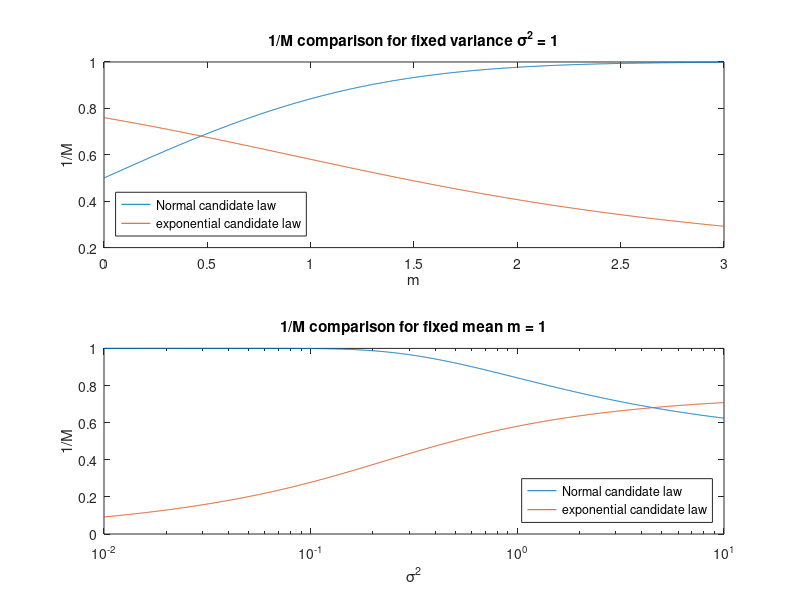

Write MATLAB code to recreate this figure. (Note: this script raises an error after producing the figure.)
%% Study of the acceptance ratio of AR methods
% figures for the report
% /!\ code takes a while to run

%% Plotting of 1/M

figure

% fixed variance
sigma2 = 1;
m = linspace(0,3,1000);
for i=1:1000
    mMnormal(i) = 2/(1+erf(m(i)/sqrt(2*sigma2)));
    lambda =  (sqrt(m(i)^2+4*sigma2)-m(i))/(2*sigma2);
    K = sqrt(pi*sigma2/2)*(1+erf(m(i)/sqrt(2*sigma2)));
    mMexp(i) = 1/(lambda*K)*exp((lambda^2*sigma2+2*m(i)*lambda)/2);
end

subplot(211)
plot(m,1./mMnormal,m,1./mMexp);
title('1/M comparison for fixed variance \sigma^2 = 1')
legend('Normal candidate law','exponential candidate law','Location','southwest');
xlabel('m'); ylabel('1/M')

% fixed mean
m = 1;
sigma2 = logspace(-2,1,1000);
for i = 1:1000
    sMnormal(i) = 2/(1+erf(m/sqrt(2*sigma2(i))));
    lambda =  (sqrt(m^2+4*sigma2(i))-m)/(2*sigma2(i));
    K = sqrt(pi*sigma2(i)/2)*(1+erf(m/sqrt(2*sigma2(i))));
    sMexp(i) = 1/(lambda*K)*exp((lambda^2*sigma2(i)+2*m*lambda)/2);
end

subplot(212)
semilogx(sigma2,1./sMnormal,sigma2,1./sMexp);
title('1/M comparison for fixed mean m = 1')
legend('Normal candidate law','exponential candidate law','Location','southeast');
xlabel('\sigma^2'); ylabel('1/M')


%% Testing acceptance ratio for several mu and sigma

mu = linspace(0,5,100);
sigma2 = [0.01, 0.1, 1]; 

ratio_norm = zeros(3,100);
ratio_exp = zeros(3,100);

for j = 1:1:3
    for i=1:1:100
        [~, ratio_norm(j,i)] = randnt_ar1(mu(i),sigma2(j),N);
        [~, ratio_exp(j,i)] = randnt_ar2(mu(i),sigma2(j),N);
    end
end

figure()
s(1) = subplot(2,1,1);
plot(mu,ratio_norm(1,:))
hold on
plot(mu,ratio_norm(2,:))
plot(mu,ratio_norm(3,:))
hold off
legend('\sigma^2 = 0.01','\sigma^2 = 0.1','\sigma^2 = 1')
xlabel('\mu')
ylabel('acceptance ratio')
s(2) = subplot(2,1,2);
plot(mu,ratio_exp(1,:))
hold on
plot(mu,ratio_exp(2,:))
plot(mu,ratio_exp(3,:))
hold off
legend('\sigma^2 = 0.01','\sigma^2 = 0.1','\sigma^2 = 1')
xlabel('\mu')
ylabel('acceptance ratio')
title(s(1),'Acceptance ratio for Normal Law Candidate')
title(s(2),'Acceptance ratio for Exponential Law Candidate')